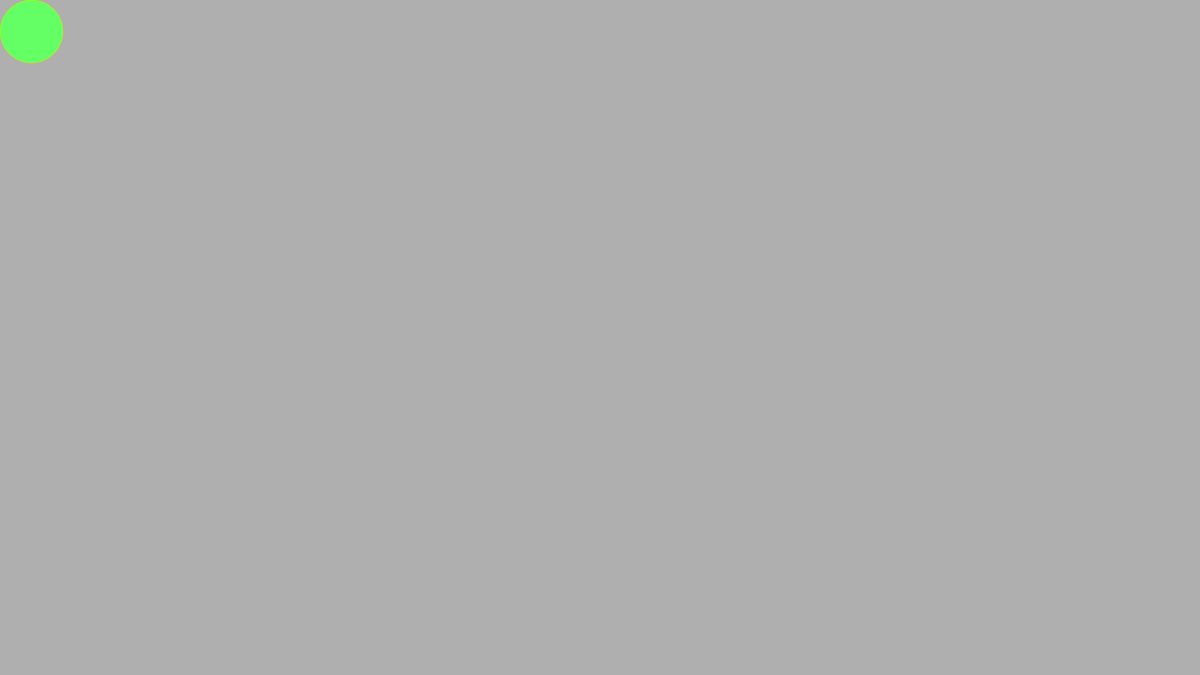
Frame 1 (no input)
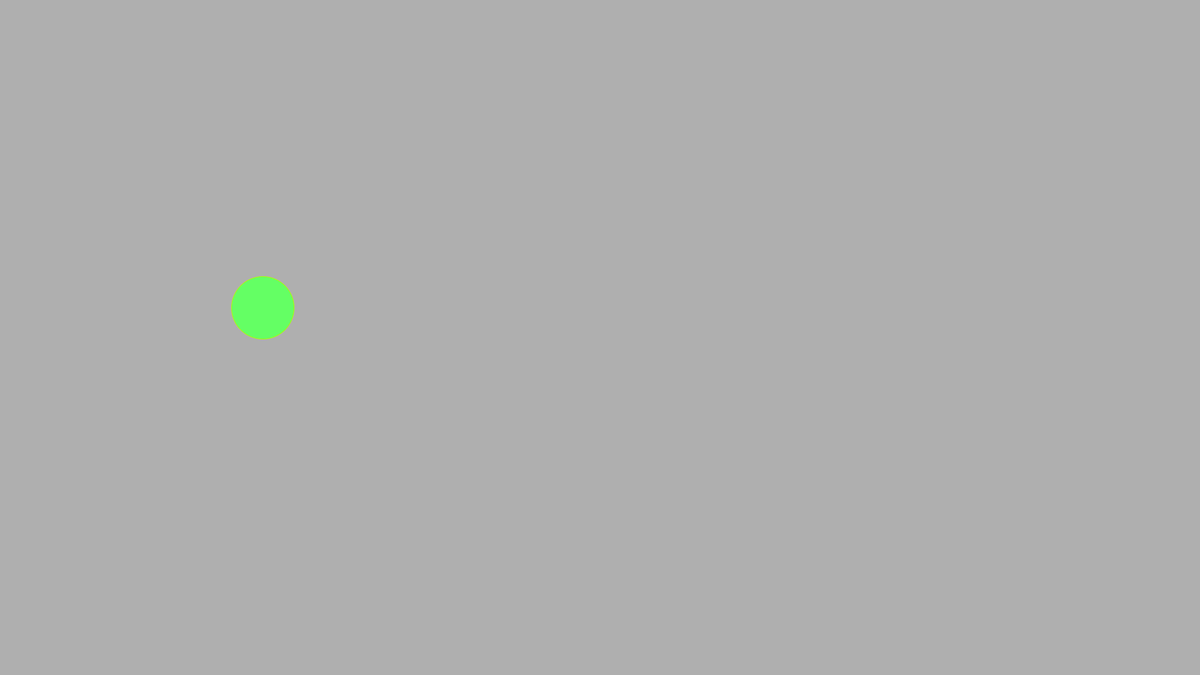
Frame 60 (the mouse pressed at the canvas centre just before this capture)
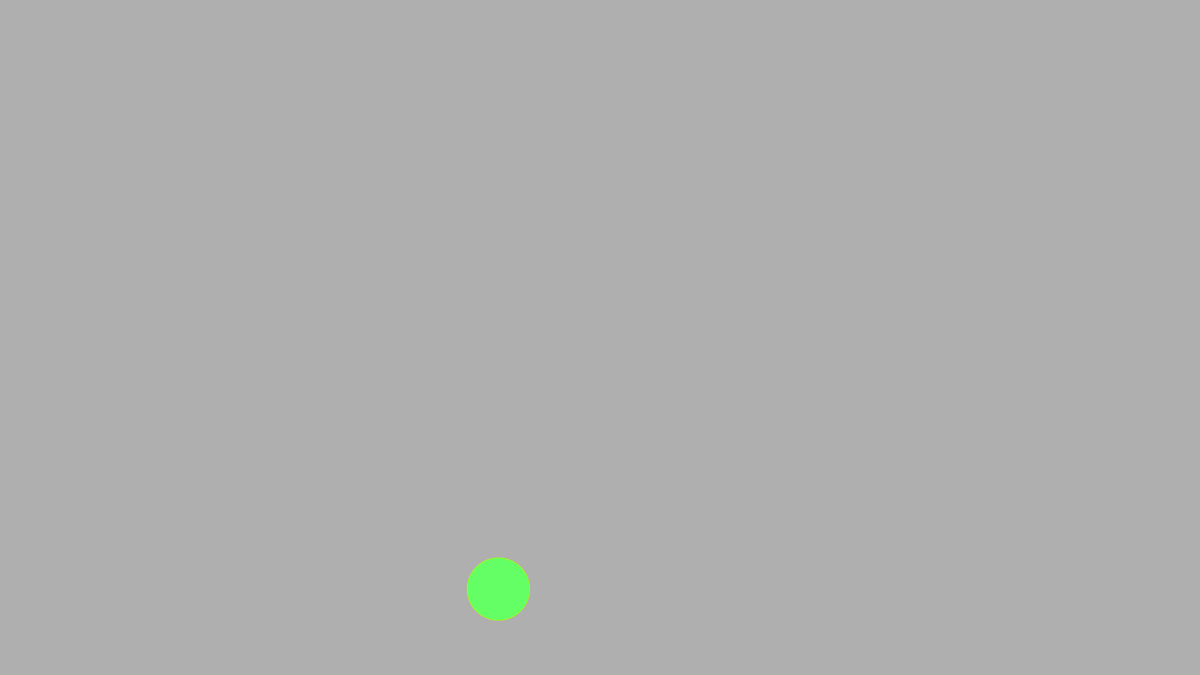
Frame 120 (the mouse held since frame 60 and released just before this capture)

The Processing sketch that drew these frames (run headless with seeded random() and noise(); from frame 60 on, the mouse is pressed at the canvas centre):

// Processing sketch: HW1fBouncingBall
// ── HW1fBouncingBall.pde
void setup() {
  size(1920,1080);
  //frameRate(60);
}

float x = 0, y = 0;
float dx = 2*PI, dy = 7.5;
//int is 32 bit +/- 31 bit = 2.1 billion 
void draw() {
  background(175);
  //fill( 255, 0, 0);
  //rect( x, y, 100, 100);
  fill(100,255,100);
  stroke(175,255,0);
  ellipse(x + 50,y + 50, 100, 100);
  x = x + dx; 
  y= y + dy; //x++; x +=1; ++x;
  if (x >= width - 100 || x < 0 ){
  dx = -dx;
  }
  if (y >= height - 100 || y < 0) {
  dy = -dy;
  }
  //rect(x,y+300,100,100);
  
  
}
